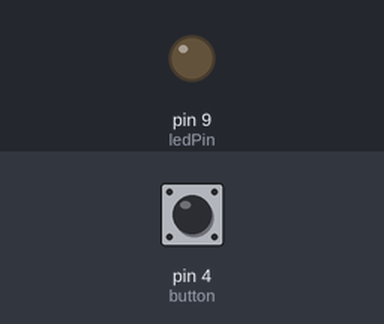
A sketch run on a simulated Arduino Uno, built with avr-gcc and run on an emulated ATmega328P. Parts: output pins drawn as LEDs (lit = HIGH). Inputs (shaded band) come from the test bench; at power-on: pin 4 (button) HIGH. What the sketch prints to the serial monitor is not drawn.

Above: at 1.2 s.
1.3 s: pin 4 (button) pulled LOW for 0.15 s
4.4 s: pin 4 (button) pulled LOW for 0.15 s
At 6.3 s:
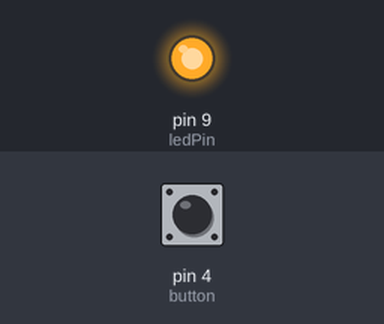
7.5 s: pin 4 (button) pulled LOW for 1 s
11.5 s: pin 4 (button) driven LOW
Timing chart, 0 to 15.5 s (numbered marks = the images above; inputs shaded):
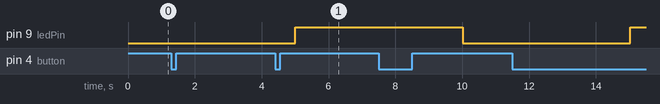

The sketch:

Assignment2p2.ino
```cpp
// Code for non-blocking method (using the millis() function)

int ledPin = 9;
unsigned long startTime = 0;
bool fiveSecTime = false;
int button = 4;


void setup() {
  // put your setup code here, to run once:
  Serial.begin(9600);
  pinMode(ledPin, OUTPUT);
  pinMode(button, INPUT_PULLUP);

}


void loop() {
  if (!fiveSecTime && (millis() - startTime >= 5000)) {
    fiveSecTime = true;
    Serial.println("Led ON");
    digitalWrite(ledPin, HIGH);
    startTime = millis();
  } else if (fiveSecTime && (millis() - startTime >= 5000)) {
    fiveSecTime = false;
    Serial.println("Led OFF");
    digitalWrite(ledPin, LOW);
    startTime = millis();
  }


  if (digitalRead(4) == HIGH) {
    Serial.println("Button Pushed");
  } else {
    Serial.println("Button Not Pushed");
  }
}
```

Measured:
- after the input at 1.3 s, every drawn part: stays the same
